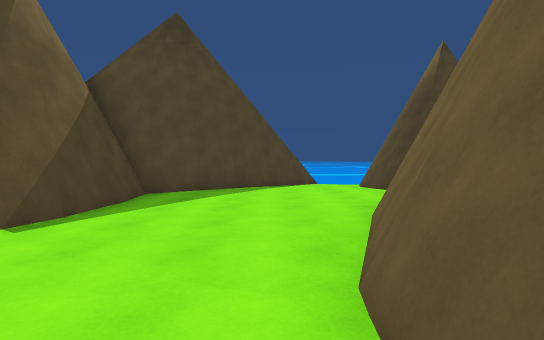
View 1 (above)

21 first-person views from a walk through a 3-D level made in the Unity game engine. The camera is 1.4 m above the floor, tilts 2° down and sees 85° across. The floor is counted in squares, 2 m on a side. Each view is taken from the middle of a square. On the plan, view 1 faces up. The plan holds only what a view shows up to about 10 squares ahead; the rest is blank. The place goes on beyond the plan. The player is left out. Some animated figures are not drawn. Some surface patterns are stand-ins.

View 2
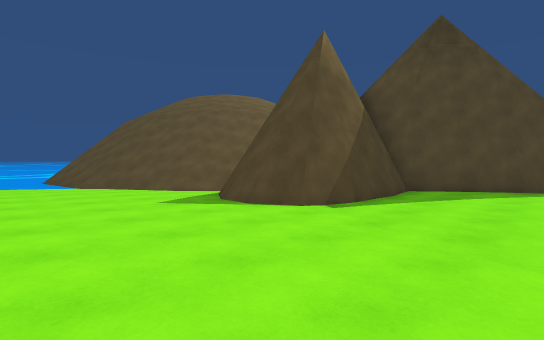

View 3
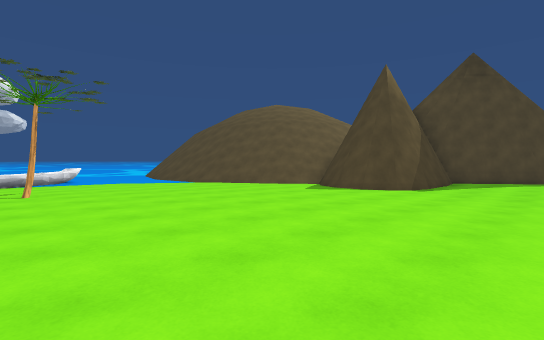

View 4
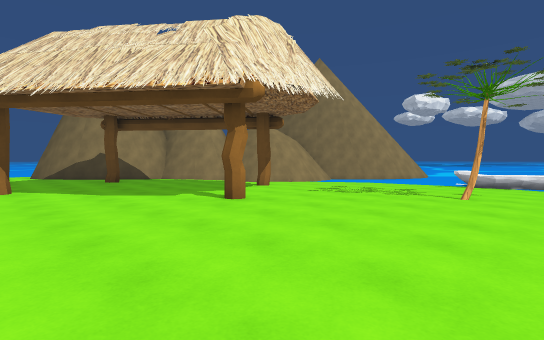

View 5
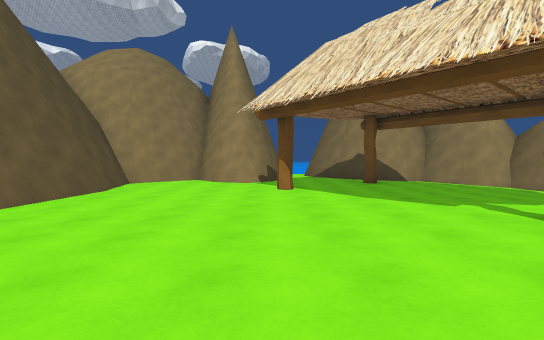

View 6
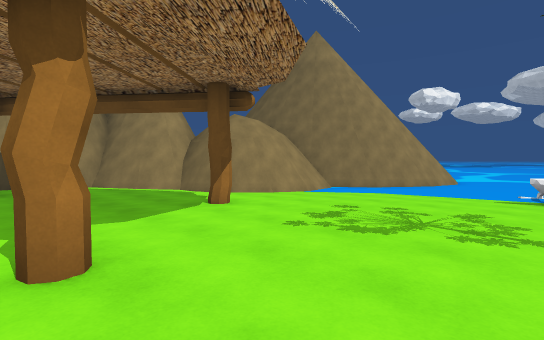

View 7
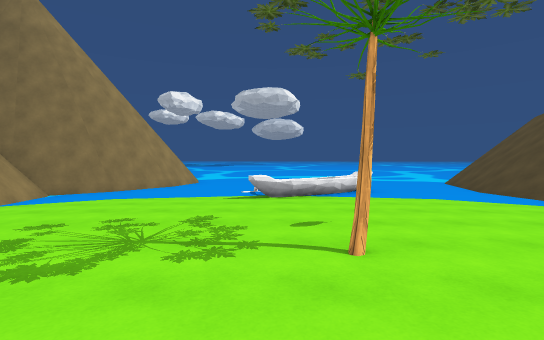

View 8
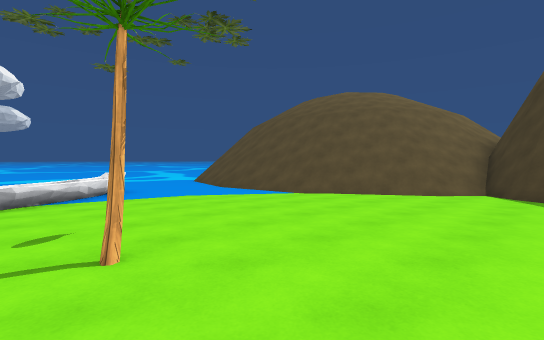

View 9
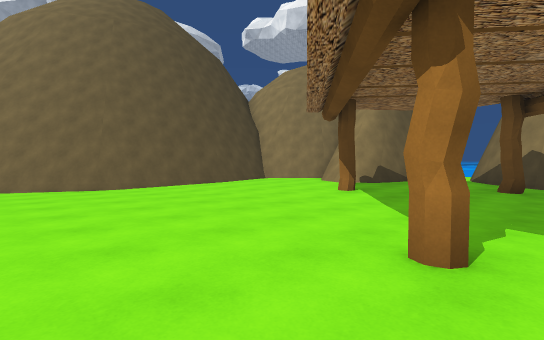

View 10
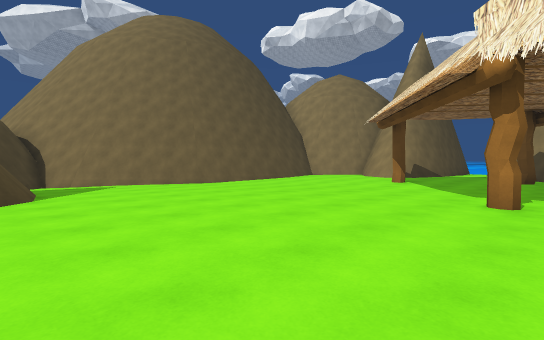

View 11
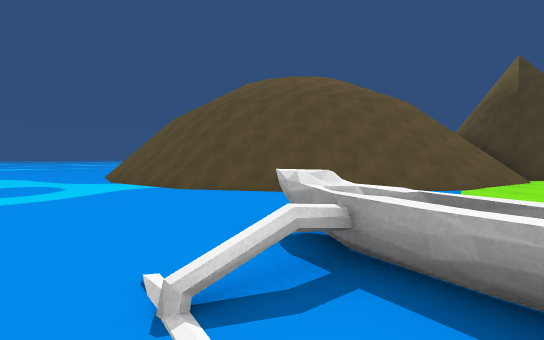

View 12
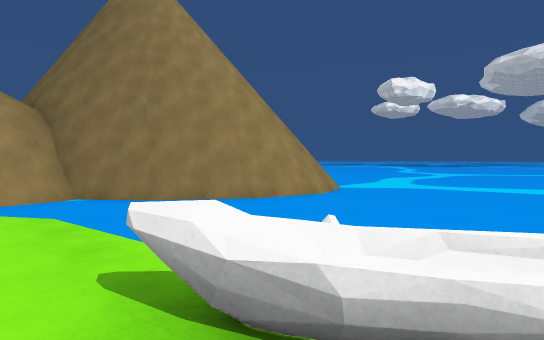

View 13
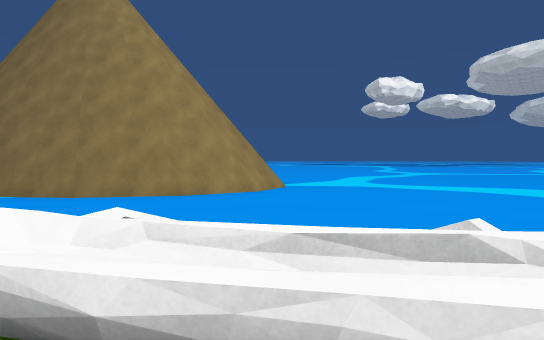

View 14
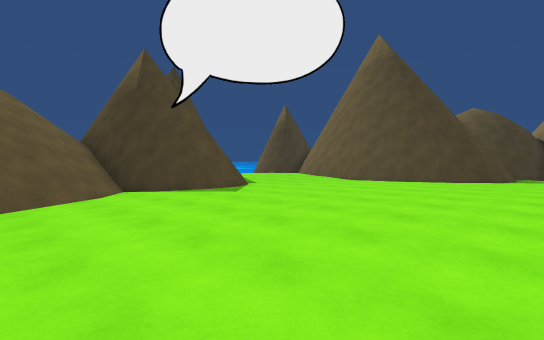

View 15
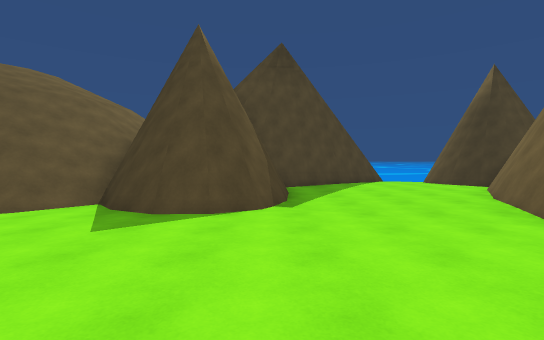

View 16
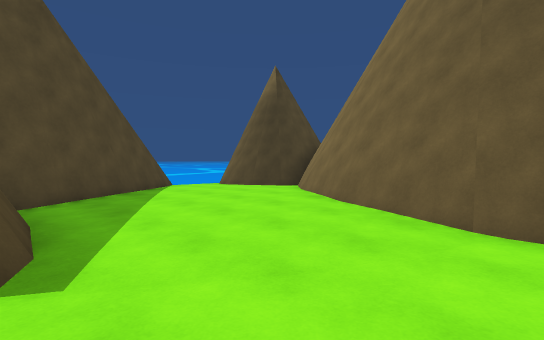

View 17
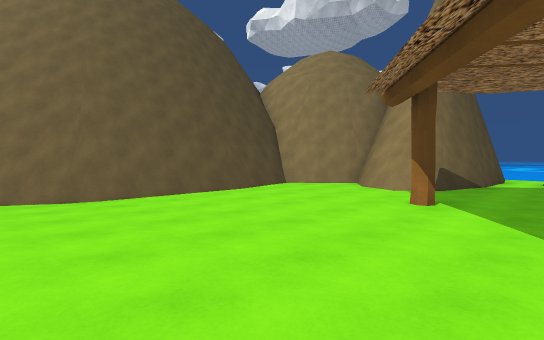

View 18
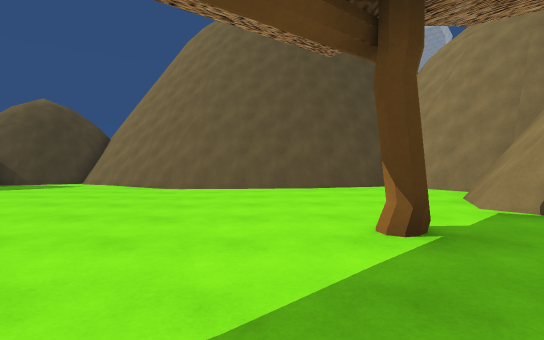

View 19
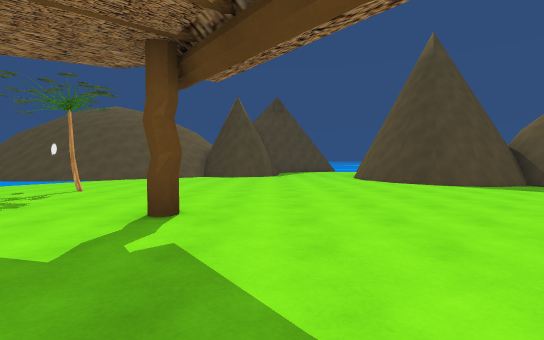

View 20
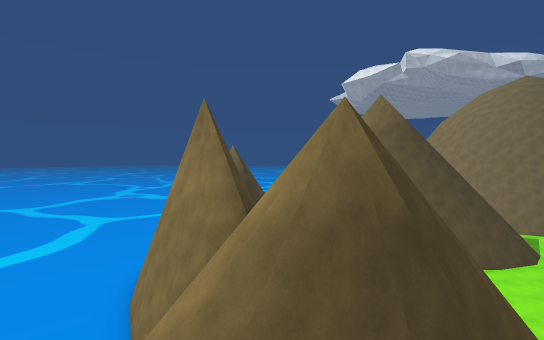

View 21
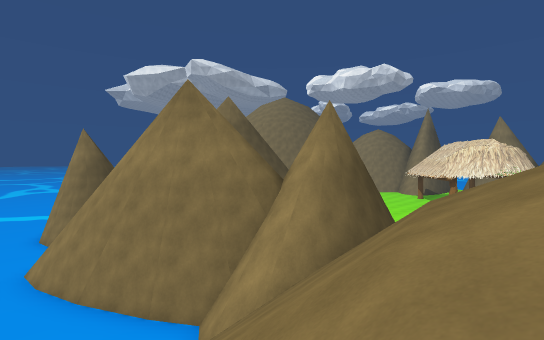

### Floor plan
Key: @ floor where view 1 was taken; # wall or solid block; . main floor; : floor 0.25 m higher than the main floor; - floor 0.25 m lower than the main floor; + floor 7.5 m higher than the main floor; / step, stairs or slope; = window, fence, low wall or low ledge; ~ liquid the walk can cross; ≈ liquid the walk keeps out of; ^ raised ledge; T tree.
Columns run from 21 left of view 1 to 7 right of it. Each row starts with its distance up from view 1.
 12             /     ≈≈≈≈≈≈≈
 11             ///   ≈≈≈##~~≈
 10             //// ≈#####~~
  9             ////######/-#
  8           +////## ###...#
  7           /////#  #.....##
  6            ////#  #.....##
  5 ≈≈/////////////#  #....##
  4 ≈≈~////////////####....#
  3 ≈≈≈/////////////###...##
  2  ≈≈≈~////////--.......#
  1  ≈≈≈≈~~///-/-.........#
  0   ≈≈≈~~~~~~-.........@#
 -1    ≈≈~~~~~--..........#  ###
 -2     ~~~≈~~-...........####/#
 -3 ≈≈≈≈~~~≈^--......::::..=..-##
 -4 ≈≈≈≈~~~≈^^-..T..:::::.....-##
 -5 ≈≈≈≈~~~~≈^-.....:::::.....##
 -6 ≈≈≈≈~~~~~--.....:::::.....#
 -7 ≈≈≈≈~~~~~--......#::.....##
 -8 ≈≈≈≈##~~~~-..............#
 -9  ≈≈ ####~~--.............#
-10        ##~~--.#.........##
-11         ####/.......#:..##
-12            ##-.....:::::##
-13             ##...#.::#::##
-14             ###....:#####
-15               ###..:####

Positions as (right, up) in squares from view 1, and headings:
1: (0, 0), facing up
2: (0, -1), facing up-left
3: (0, -5), facing up-left
4: (-1, -3), facing down-left
5: (-1, -4), facing down
6: (-4, -5), facing down-left
7: (-5, -5), facing left
8: (-5, -5), facing up-left
9: (-5, -5), facing down-right
10: (-5, -2), facing down-right
11: (-14, -5), facing up
12: (-11, -4), facing down-left
13: (-12, -3), facing down-left
14: (-9, -4), facing up-right
15: (-3, -2), facing up
16: (-3, 1), facing up-right
17: (-3, -6), facing down-right
18: (-4, -10), facing right
19: (-3, -11), facing up
20: (-9, 7), facing right
21: (-9, 12), facing down-right
